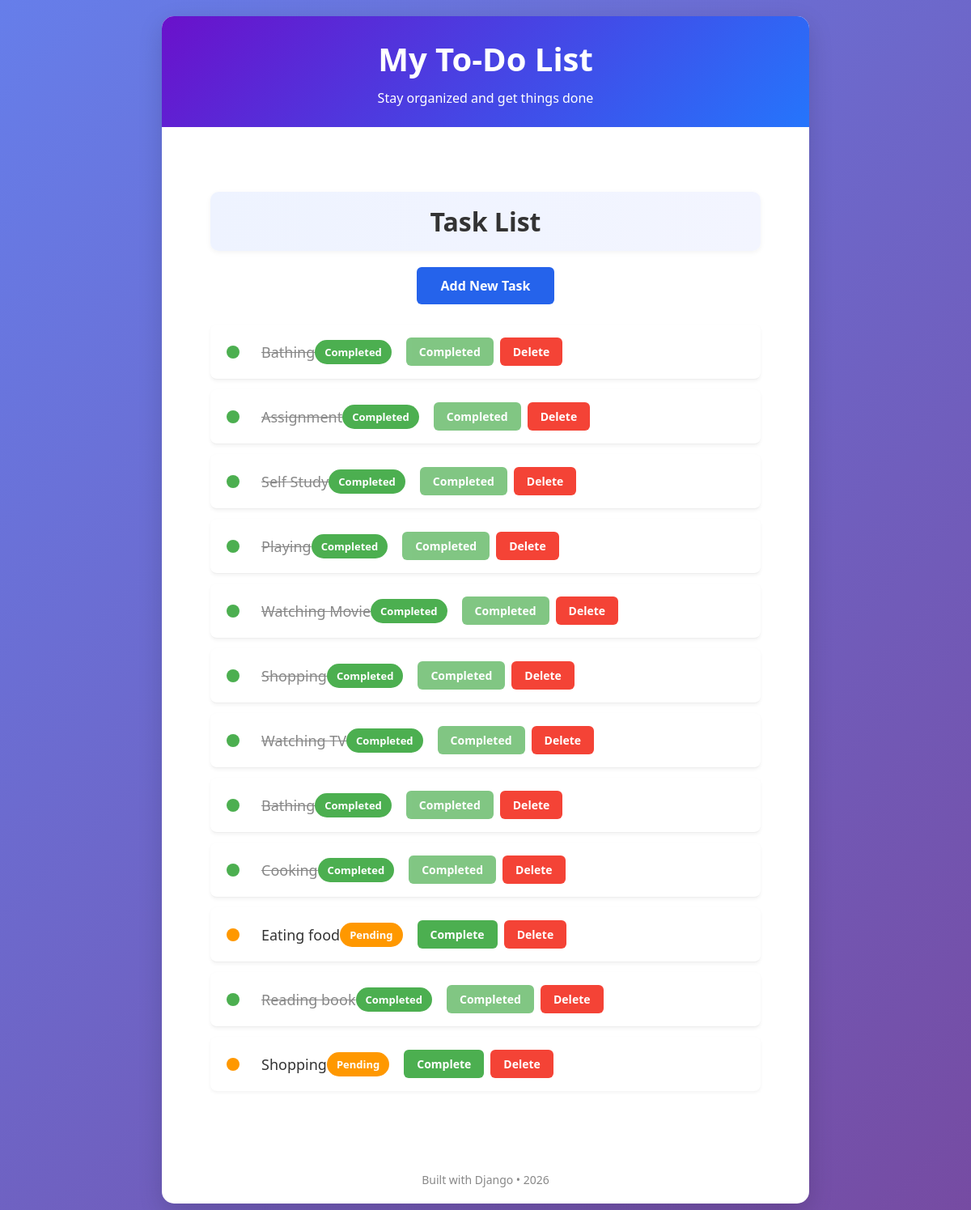
The page /task_list/ on the database its author committed.
### ToDo/models.py (models this page shows, shortened)
class Task(models.Model):
    title = models.CharField(max_length = 100)
    completed = models.BooleanField(default = False)
    created_date = models.DateTimeField(auto_now_add = True)

### ToDo/views.py (the view)
# urls.py: path('task_list/', views.task_list, name = 'task_list'),
def task_list(request):
    tasks = Task.objects.all()
    return render(request, 'ToDo/task_list.html', {'tasks' : tasks})

### ToDo/templates/ToDo/task_list.html (shortened to what this page needs)
{% extends "base.html" %}
{% block content %}
<div class="content">
    <div class="task-section">
        <h2 class="task-heading">Task List</h2>
        <div class="add-task-container">
            <a href="{% url 'add_task' %}" class="add-task-btn">
                Add New Task
            </a>
        </div>
        <ul class="task-list">
        {% for task in tasks %}
            <li class="task-item {% if task.completed %}completed{% endif %}">
                <div class="task-content">
                    <div class="task-info">
                        <div class="status-indicator {% if task.completed %}completed-indicator{% else %}pending-indicator{% endif %}"></div>
                        <span class="task-text">
                            {{ task.title }}
                        </span>
                    </div>
                    <div class="task-actions">
                        <span class="status-badge {% if task.completed %}completed-badge{% else %}pending-badge{% endif %}">
                            {% if task.completed %}Completed{% else %}Pending{% endif %}
                        </span>
                        {% if not task.completed %}
                        <a href="{% url 'complete_task' task.id %}" class="action-btn complete-btn">
                            Complete
                        </a>
                        {% else %}
                        <span class="action-btn complete-btn disabled-btn">
                            Completed
                        </span>
                        {% endif %}
                        <a href="{% url 'delete_task' task.id %}" class="action-btn delete-btn">
                            Delete
                        </a>
                    </div>
                </div>
            </li>
        {% endfor %}
        </ul>
    </div>
</div>
{% endblock %}

### templates/base.html (shortened to what this page needs)
<!DOCTYPE html>
<html lang="en">
<head>
</head>
<body>
    <div class="container">
        <header>
            <h1>My To-Do List</h1>
            <p>Stay organized and get things done</p>
        </header>
        <div class="content">
            {% block content %}{% endblock %}
        </div>
        <footer>
            <p>Built with Django • {% now "Y" %}</p>
        </footer>
    </div>
</body>
</html>

### templates/base.html (style rules this page uses)
* { margin: 0; padding: 0; box-sizing: border-box; font-family: 'Segoe UI', Tahoma, Geneva, Verdana, sans-serif; }
body { background: linear-gradient(135deg, #667eea 0%, #764ba2 100%); color: #333; min-height: 100vh; padding: 20px; }
.container { max-width: 800px; margin: 0 auto; background: white; border-radius: 15px; box-shadow: 0 10px 30px rgba(0, 0, 0, 0.15); overflow: hidden; }
header { background: linear-gradient(135deg, #6a11cb 0%, #2575fc 100%); color: white; padding: 25px; text-align: center; }
header h1 { font-size: 2.5rem; margin-bottom: 10px; }
.content { padding: 30px; }
.task-list { list-style: none; }
.task-item { display: flex; align-items: center; padding: 15px; border-bottom: 1px solid #eee; animation: fadeIn 0.5s; }
.task-item:last-child { border-bottom: none; }
.task-text { flex: 1; font-size: 18px; margin-left: 15px; }
.completed .task-text { text-decoration: line-through; color: #888; }
.task-actions { display: flex; gap: 10px; }
.action-btn { padding: 8px 12px; border: none; border-radius: 5px; cursor: pointer; font-size: 14px; transition: all 0.3s; }
.complete-btn { background: #4CAF50; color: white; }
.delete-btn { background: #f44336; color: white; }
footer { text-align: center; padding: 20px; color: #888; font-size: 14px; }

### ToDo/templates/ToDo/task_list.html (style rules this page uses)
.task-section { margin: 20px auto; max-width: 800px; }
.task-heading { font-size: 32px; font-weight: bold; text-align: center; color: #333; margin-bottom: 20px; padding: 15px; background: linear-gradient(to right, #eef3ff, #f3f5ff); border-radius: 10px; box-shadow: 0 2px 6px rgba(0,0,0,0.05); }
.add-task-container { text-align: center; margin-bottom: 25px; }
.add-task-btn { display: inline-block; padding: 12px 30px; background: #2563eb; color: white; font-weight: bold; font-size: 16px; text-decoration: none; border-radius: 6px; transition: background 0.3s, transform 0.2s; }
.task-list { list-style: none; margin: 0; padding: 0; }
.task-item { background: white; border-radius: 8px; padding: 16px 20px; margin-bottom: 12px; box-shadow: 0 2px 4px rgba(0,0,0,0.05); animation: fadeIn 0.4s; }
.task-content { display: flex; justify-content: space-between; align-items: center; }
.task-info { display: flex; align-items: center; }
.status-indicator { width: 16px; height: 16px; border-radius: 50%; margin-right: 12px; }
.completed-indicator { background: #4CAF50; }
.pending-indicator { background: #FF9800; }
.task-text { font-size: 18px; font-weight: 500; color: #333; }
.status-badge { padding: 6px 12px; border-radius: 20px; font-size: 13px; font-weight: 600; margin-right: 10px; display: inline-block; }
.completed-badge { background: #4CAF50; color: white; }
.pending-badge { background: #FF9800; color: white; }
.task-actions { display: flex; gap: 8px; align-items: center; }
.action-btn { padding: 8px 16px; border-radius: 6px; font-size: 14px; font-weight: 600; text-decoration: none; transition: all 0.3s; display: inline-block; }
.complete-btn { background: #4CAF50; color: white; }
.delete-btn { background: #f44336; color: white; }
.disabled-btn { opacity: 0.7; cursor: not-allowed; }

### rows shown on the page
Task: completed True (drawn), title "Bathing"
Task: completed True (drawn), title "Assignment"
Task: completed True (drawn), title "Self Study"
Task: completed True (drawn), title "Playing"
Task: completed True (drawn), title "Watching Movie"
Task: completed True (drawn), title "Shopping"
Task: completed True (drawn), title "Watching TV"
Task: completed True (drawn), title "Bathing"
Task: completed True (drawn), title "Cooking"
Task: completed False (drawn), title "Eating food"
Task: completed True (drawn), title "Reading book"
Task: completed False (drawn), title "Shopping"
